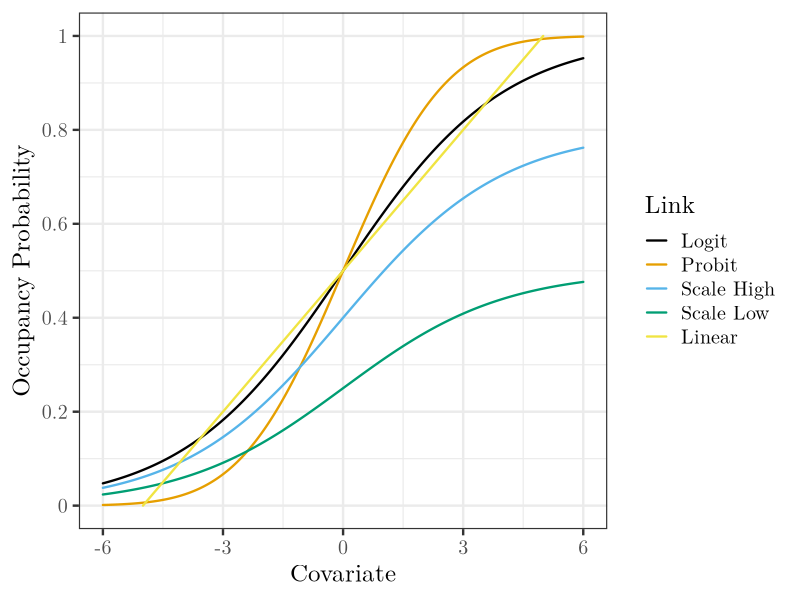

R code for this plot: (Note: this script raises an error after producing the figure.)
# curve-plots.R: script that generates Figure 2 in the manuscript, which
#                shows the functional forms of the different link functions
#                used in the mis-specification scenarios
# Authors: Jeffrey W. Doser
rm(list = ls())
library(tidyverse)
library(ggthemes)

# Logit -------------------------------------------------------------------
beta <- c(0, 0.5)
n <- 10000
x <- seq(from = -6, to = 6, length.out = n)
psi.logit <- plogis(beta[1] + beta[2] * x)

# Probit ------------------------------------------------------------------
psi.probit <- pnorm(beta[1] + beta[2] * x)

# Scaled logistic low -----------------------------------------------------
alpha.s <- 0.5
psi.scale.low <- alpha.s * plogis(beta[1] + beta[2] * x)

# Scaled logistic high ----------------------------------------------------
alpha.s <- 0.8
psi.scale.high <- alpha.s * plogis(beta[1] + beta[2] * x)

# Linear ------------------------------------------------------------------
beta <- c(0.5, 0.1)
psi.linear <- beta[1] + beta[2] * x

plot.df <- data.frame(vals = c(psi.logit, psi.probit, psi.scale.high, 
			       psi.scale.low, psi.linear), 
		      type = factor(rep(c('Logit', 'Probit', 'Scale High', 
				   'Scale Low', 'Linear'), each = n),
				    levels = c('Logit', 'Probit', 'Scale High', 
					       'Scale Low', 'Linear')), 
                      x = rep(x, times = 5))
# Generate Figure 2
ggplot(plot.df, aes(x = x, y = vals, col = type)) + 
  geom_line(linewidth = 0.8, lineend = 'round') + 
  scale_color_colorblind() + 
  theme_bw(base_size = 18) + 
  scale_y_continuous(limits = c(0, 1), breaks = c(0, 0.2, 0.4, 0.6, 0.8, 1), 
		     labels = c(0, 0.2, 0.4, 0.6, 0.8, 1)) + 
  theme(text = element_text(family = 'LM Roman 10')) +
  labs(x = 'Covariate', y = 'Occupancy Probability', color = 'Link')
ggsave(device = 'png', file = 'figures/Figure-2.png', width = 8, height = 5, 
       units = 'in')
